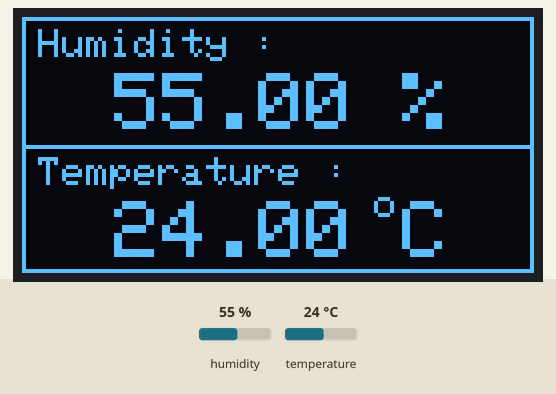
Recording of a sketch running on a simulated ESP8266 (NodeMCU). Parts: 128×64 one-colour display. The test bench sets the inputs (shaded band); at power-on: humidity 55 %, temperature 24 °C. What the sketch prints to the serial monitor is not drawn.

Above: at 2.9 s.
3.0 s: humidity set to 22 %
At 5.3 s:
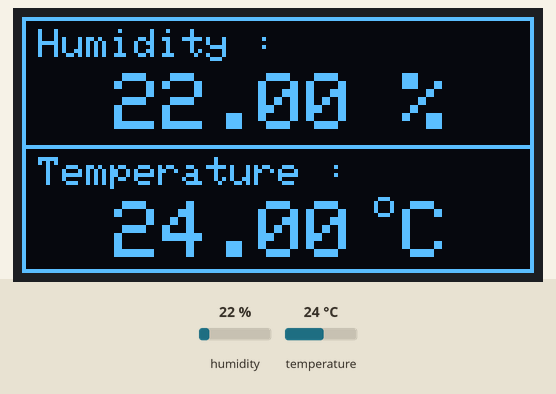
5.7 s: temperature set to 12 °C
At 6.5 s:
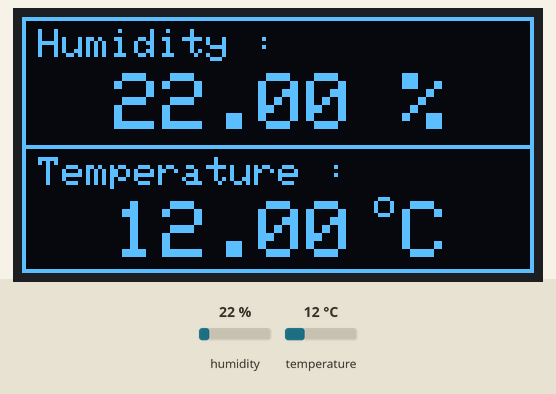
8.4 s: humidity set to 40 %
At 10.8 s:
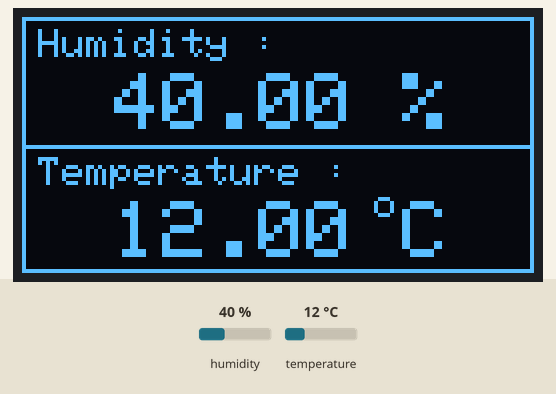
11.8 s: temperature set to 19 °C
At 12.9 s:
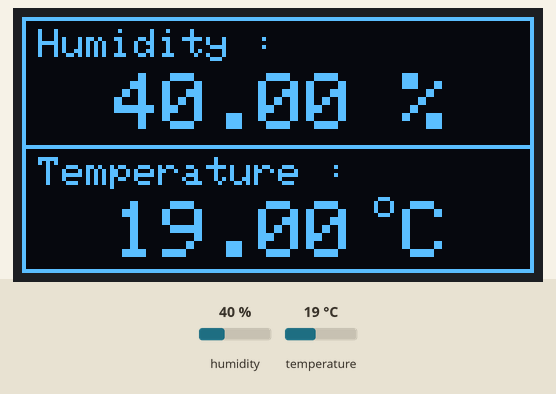
Timing chart, 0 to 14.8 s (numbered marks = the images above; inputs shaded):
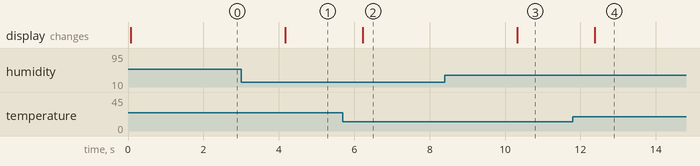

The sketch:

Humidity_and_Temperature_Monitor.ino
```cpp
/*
Developer   - Sriram Venkata Krishna
Date        - 12-12-2025
Board       - NodeMCU ESP-32S = V1.1
*/

// DHT11 Sensor & OLED Display Module - Humidity and Temperature Monitor

#include <DHT.h>
#include <Wire.h>
#include <Adafruit_GFX.h>
#include <Adafruit_SSD1306.h>

const int Width = 128;
const int Height = 64;
const int Reset_Pin = -1;
const int DHT11_Pin = 4;
const int Time_Delay = 2000;

float Humidity, Temperature;

DHT My_DHT11(DHT11_Pin, DHT11);
Adafruit_SSD1306 Display(Width, Height, &Wire, Reset_Pin);

void Display_Data()
{
  Display.clearDisplay();
  Display.drawRect(0, 0, 128, 64, WHITE);
  Display.drawLine(0, 32, 127, 32, WHITE);

  Display.setTextSize(1);
  Display.setCursor(4, 3);
  Display.print(F("Humidity : "));
  Display.setTextSize(2);
  Display.setCursor(23, 14);
  Display.print(Humidity);
  Display.print(F(" %"));

  Display.setTextSize(1);
  Display.setCursor(4, 35);
  Display.print(F("Temperature : "));
  Display.setTextSize(2);
  Display.setCursor(23, 46);
  Display.print(Temperature);
  Display.print(F(" C"));

  Display.drawCircle(Display.getCursorX() - 17, Display.getCursorY() + 1, 2, WHITE);
  Display.display();
}

void setup()
{
  Serial.begin(9600);
  My_DHT11.begin();

  if(!Display.begin(SSD1306_SWITCHCAPVCC, 0x3C))
  {
    Serial.println("SSD1306 Allocation Failed");
  }

  Display.setTextColor(SSD1306_WHITE);
}

void loop()
{
  Humidity = My_DHT11.readHumidity();
  Temperature = My_DHT11.readTemperature();

  if(isnan(Humidity) || isnan(Temperature))
  {
    Serial.println("Reading Failed");
  }
  else
  {
    Serial.print("Humidity : ");
    Serial.print(Humidity);
    Serial.print("%, Temperature : ");
    Serial.print(Temperature);
    Serial.println("°C");

    Display_Data();
  }

  delay(Time_Delay);
}
```

Measured:
- after the input at 3.0 s, the display: changes after 1.2 s (image 1)
- after the input at 5.7 s, the display: changes after 0.53 s (image 2)
- after the input at 8.4 s, the display: changes after 1.9 s (image 3)
- after the input at 11.8 s, the display: changes after 0.57 s (image 4)
